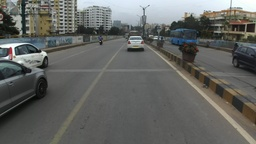
#> input picture lanes.jpg, 256 x 144 px, shrunk from 1920 x 1080 before the run
$ python hough.py --image ../lanes.jpg
#> lines starting #> are read from the running program, lines starting #| are printed output that depends on the picture

"""-------------------------------
Implement Hough Line Transform
-------------------------------"""

from matplotlib import pyplot as plt
import numpy as np
import argparse
import math
import cv2

# ------------------ Do Hough Line Transform ------------------ #
def hough_line(edge):
    # Theta 0 - 180 degree
    # Calculate 'cos' and 'sin' value ahead to improve running time
    theta = np.arange(0, 180, 1)
    cos = np.cos(np.deg2rad(theta))
    sin = np.sin(np.deg2rad(theta))

    # Generate a accumulator matrix to store the values
    rho_range = round(math.sqrt(edge.shape[0]**2 + edge.shape[1]**2))
    accumulator = np.zeros((2 * rho_range, len(theta)), dtype=np.uint8)

    # Threshold to get edges pixel location (x,y)
    edge_pixels = np.where(edge == 255)
    coordinates = list(zip(edge_pixels[0], edge_pixels[1]))

    # Calculate rho value for each edge location (x,y) with all the theta range
    for p in range(len(coordinates)):
        for t in range(len(theta)):
            rho = int(round(coordinates[p][1] * cos[t] + coordinates[p][0] * sin[t]))
            accumulator[rho, t] += 2 # Suppose add 1 only, Just want to get clear result

    return accumulator

# -------------------------- main -------------------------- #
if __name__ == '__main__':
    # read one input from terminal
    # command line >> python hough_line_transform.py -i line.png
    # command line >> python hough_line_transform.py -i square.png

    ap = argparse.ArgumentParser()
    ap.add_argument('-i', '--image', required = True, help = "Path to source image")
    args = vars(ap.parse_args())

    # read image then convert to grayscale and find the edges by Canny Edge Detection
    image = cv2.imread(args["image"])
#> image is the input picture: shape (144, 256, 3); mean B, G, R 98.2, 101.4, 99.9
    grayscale = cv2.cvtColor(image, cv2.COLOR_BGR2GRAY)
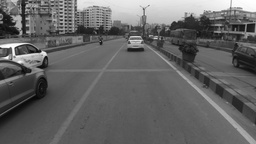
#> grayscale: shape (144, 256); min 6, max 255, mean 100.6
    edges = cv2.Canny(grayscale,50,150)
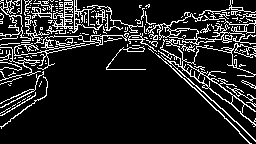
#> edges: shape (144, 256); 14.3% white in thin lines or dots

    # Function to do hough line transform
    accumulator = hough_line(edges)
#> in hough_line, `edge_pixels = np.where(edge == 255)`: edge_pixels = 5286 positions, rows 0 to 143, columns 0 to 255
#> in hough_line, `coordinates = list(zip(edge_pixels[0], edge_pixels[1]))`: coordinates = 5286 pairs, first value 0 to 143, second value 0 to 255
#> after the loop in hough_line, `for p in range(len(coordinates)):`:
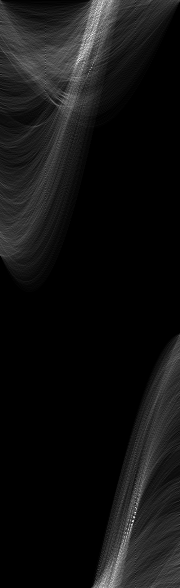
#> accumulator: shape (588, 180); min 0, max 250, mean 18

    # Threshold some high values then draw the line
    edge_pixels = np.where(accumulator > 110)
#> edge_pixels = 1545 positions, rows 0 to 587, columns 45 to 144
    coordinates = list(zip(edge_pixels[0], edge_pixels[1]))
#> coordinates = 1545 pairs, first value 0 to 587, second value 45 to 144

    # Use line equation to draw detected line on an original image
    for i in range(0, len(coordinates)):
        a = np.cos(np.deg2rad(coordinates[i][1]))
        b = np.sin(np.deg2rad(coordinates[i][1]))
        x0 = a*coordinates[i][0]
        y0 = b*coordinates[i][0]
        x1 = int(x0 + 1000*(-b))
        y1 = int(y0 + 1000*(a))
        x2 = int(x0 - 1000*(-b))
        y2 = int(y0 - 1000*(a))

        cv2.line(image,(x1,y1),(x2,y2),(0,255,0),1)
#> this loop made 1545 passes
#> (a, b, x0, y0, x1, y1, x2, y2) on passes 1 to 3: (-0.0523, 0.999, 0, 0, -998, -52, 998, 52), (-0.0698, 0.998, 0, 0, -997, -69, 997, 69), (-0.0872, 0.996, 0, 0, -996, -87, 996, 87)
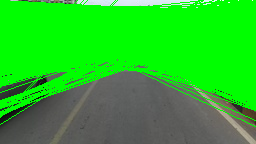
#> image: shape (144, 256, 3); mean B, G, R 39.3, 190.2, 40.4

    # show result
    plt.subplot(121), plt.imshow(image)
    plt.subplot(122), plt.imshow(accumulator)
    plt.show()
#> figure, not shown here; B, G, R data is drawn as R, G, B
